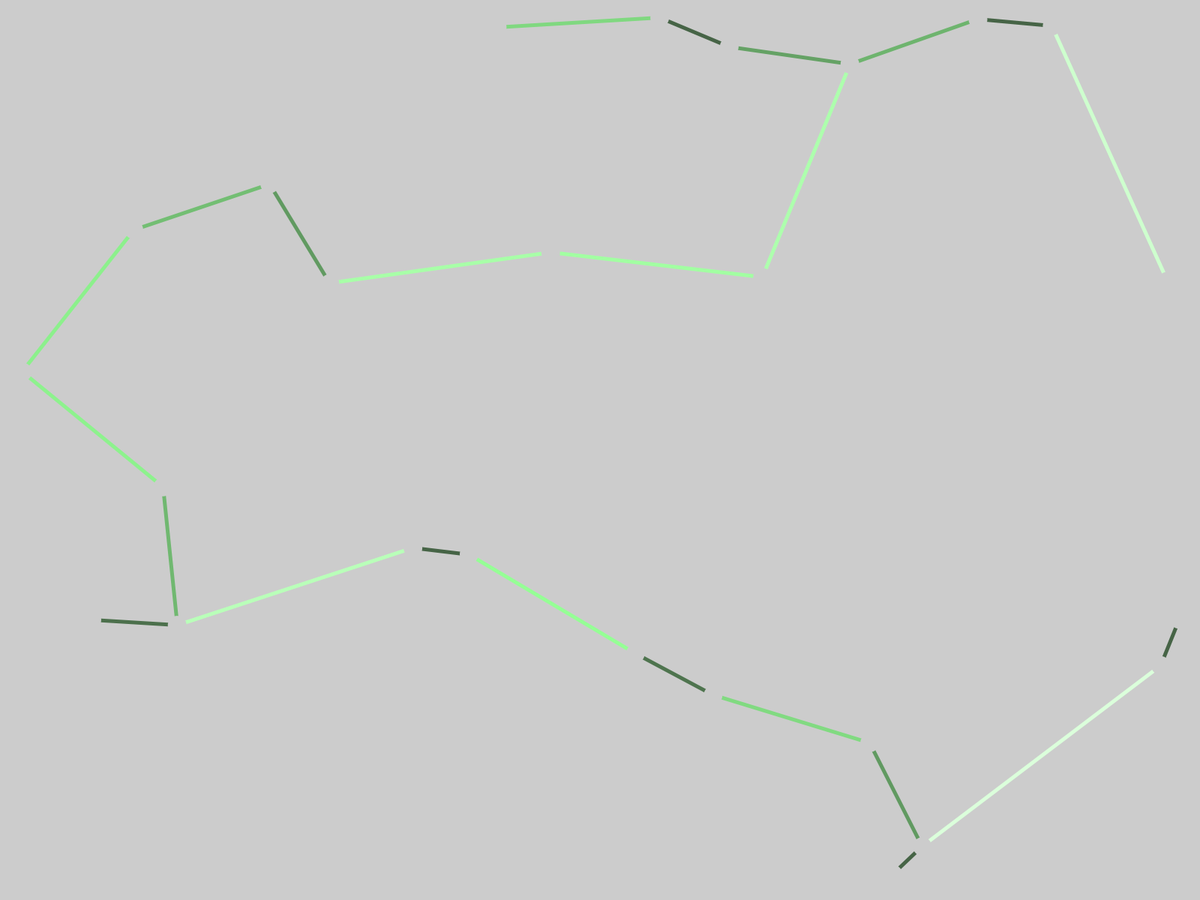
Frame 1 (no input)
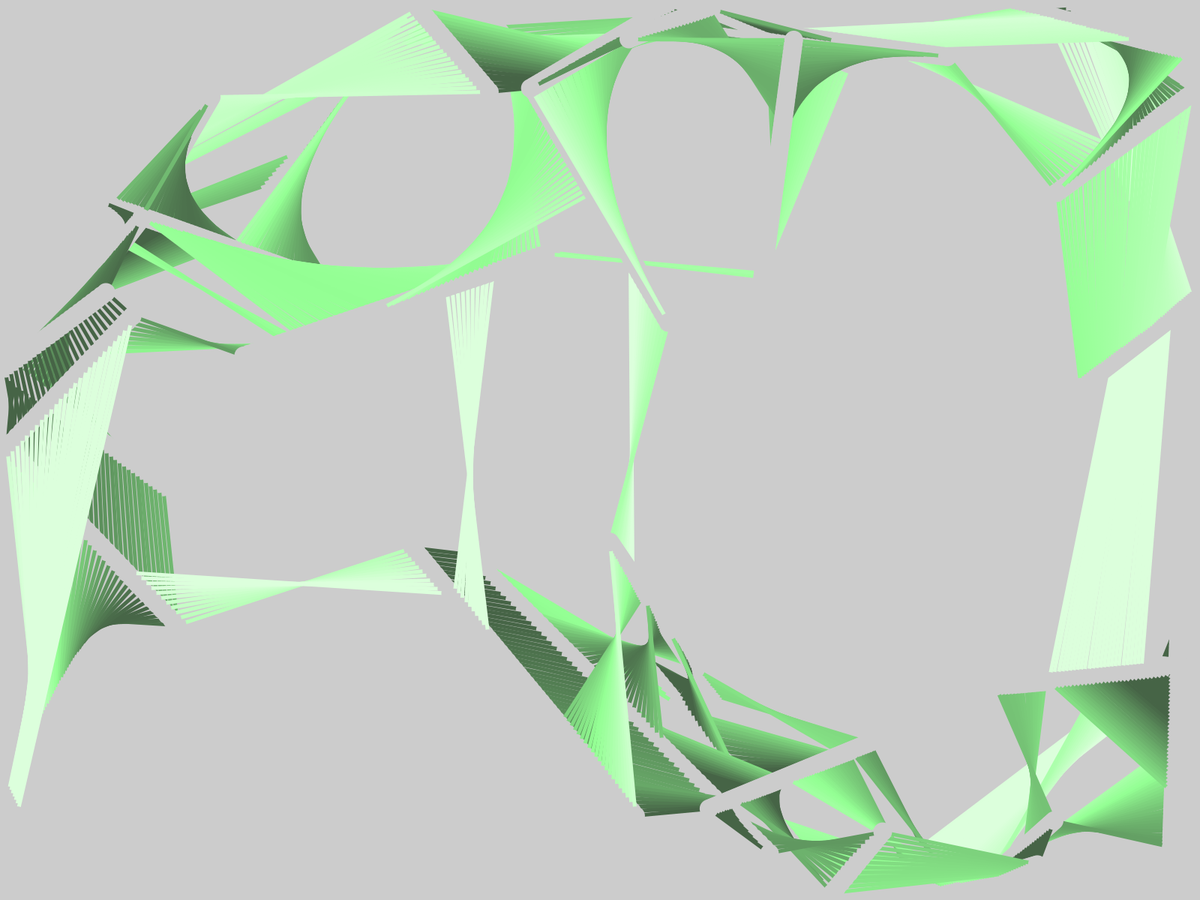
Frame 60 (the mouse pressed at the canvas centre just before this capture)
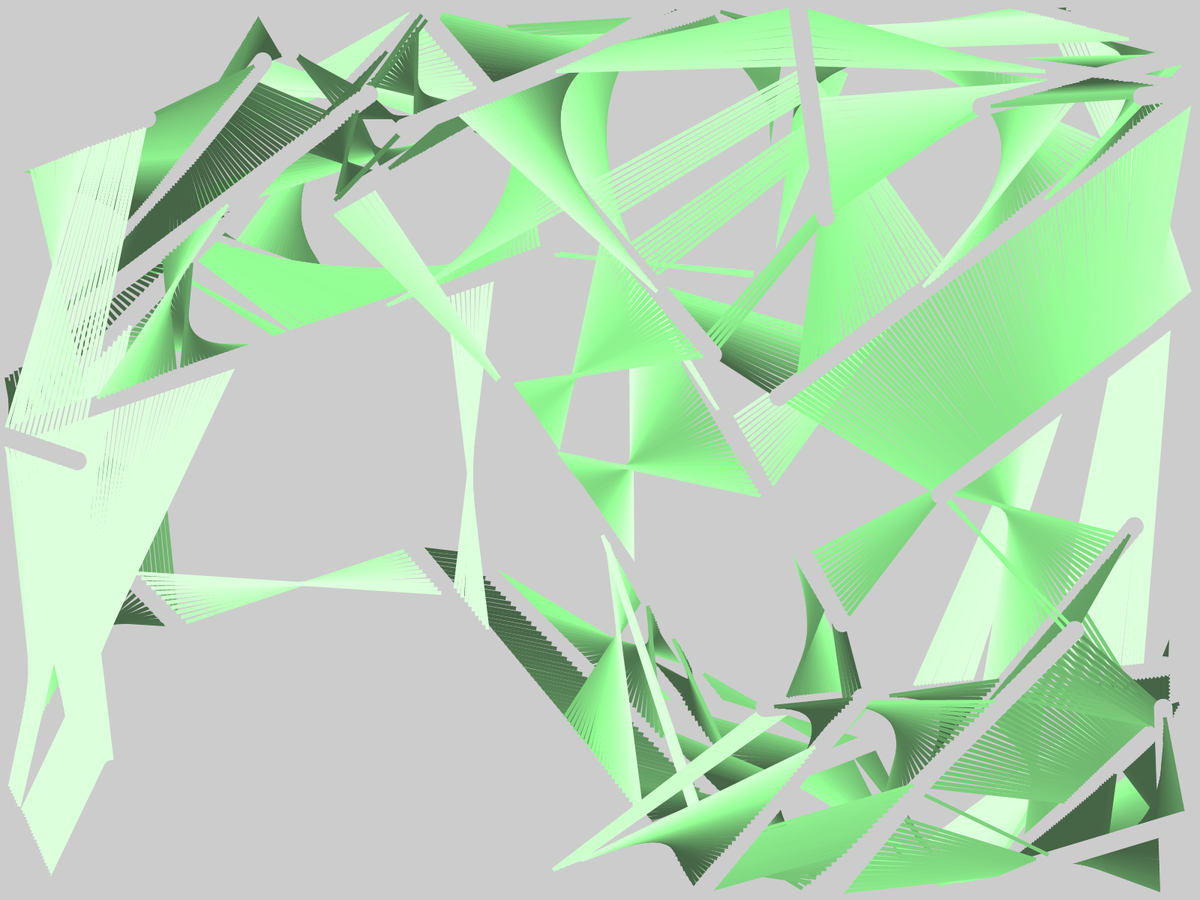
Frame 120 (the mouse held since frame 60 and released just before this capture)

The Processing sketch that drew these frames (run headless with seeded random() and noise(); from frame 60 on, the mouse is pressed at the canvas centre):

// Processing sketch: mst_animation
// ── mst_animation.pde
import java.util.Arrays;
import java.util.List;
import java.util.LinkedList;
import java.util.Iterator;

List<Vertex> vertices = new ArrayList<Vertex>();
List<Edge> mst = new ArrayList<Edge>();
int radius = 25;
int maxVelocity = width / 7;
int edgeStrokeWeight = 5;
int initalVertexCount = 25;

void setup() {
  randomSeed(0);
  fullScreen(SPAN);
  
  // Spawn vertices
  vertices = new ArrayList<Vertex>();
  for (int i = 0; i < initalVertexCount; i++) {
    spawnVertex();
  }
}

void draw() {
  clear();
  update();
  display();
}

void update() {
  // Update locations of vertices
  for (Vertex vertex : vertices) {
    vertex.location.add(vertex.velocity);
    int halfRadius = vertex.radius / 2;
    if (vertex.location.x - halfRadius <= 0 || vertex.location.x + halfRadius >= width) {
      vertex.velocity.x *= -1;
    }
    if (vertex.location.y - halfRadius <= 0 || vertex.location.y + halfRadius >= height) {
      vertex.velocity.y *= -1;
    }
  }
  
  // find mst
    mst = findMst();
}

void display() {
  for (Edge edge : mst) {
    strokeWeight(edgeStrokeWeight);
    stroke(edge.getColor());
    line(edge.vertex1.location.x, edge.vertex1.location.y, edge.vertex2.location.x, edge.vertex2.location.y);
  }
  
  for (Vertex vertex : vertices) {
    noStroke();
    fill(204);
    ellipse(vertex.location.x, vertex.location.y, vertex.radius, vertex.radius); 
  }
}

List<Edge> findMst() {
  List<Edge> edges = new ArrayList<Edge>();
  if (vertices.size() == 0) {
    return edges;
  }
  
  List<Vertex> inMst = new LinkedList<Vertex>();
  List<Vertex> todo = new LinkedList<Vertex>(vertices);
  
  // Pick any vertex as first one
  Vertex startVertex = todo.remove(todo.size() - 1);
  inMst.add(startVertex);
  
  while (!todo.isEmpty()) {
    double shortestDist = Double.POSITIVE_INFINITY;
    Vertex next = null;
    Vertex nearestMstVertex = null;
    
    Iterator<Vertex> iterTodo = todo.iterator();
    
    // Find vertex in todo that is nearest to MST
    while (iterTodo.hasNext()) {
      Vertex todoVertex = iterTodo.next();
      
      for (Vertex mstVertex : inMst) {
        double dist = todoVertex.location.dist(mstVertex.location);
        if (next == null || dist < shortestDist) {
          next = todoVertex;
          nearestMstVertex = mstVertex;
          shortestDist = dist;
        }
      }
    }
    
    inMst.add(next);
    todo.remove(next);
    
    Edge edge = new Edge();
    edge.vertex1 = next;
    edge.vertex2 = nearestMstVertex;
    
    edges.add(edge);
  }
  
  return edges;
}

void spawnVertex(PVector location) {
    Vertex vertex = new Vertex();
    vertex.radius = radius;
    vertex.location = location;
    vertex.velocity = new PVector(random(maxVelocity) - maxVelocity / 2, random(maxVelocity) - maxVelocity / 2);
    vertices.add(vertex);
}

void spawnVertex() {
  PVector location = new PVector(random(width - radius) + radius / 2, random(height - radius) + radius / 2);
  spawnVertex(location);
}

void mouseReleased() {
  int x = Math.max(radius, mouseX);
  x = Math.min(x, width - radius);
  int y = Math.max(radius, mouseY);
  y = Math.min(y, height - radius);
  
  PVector location = new PVector(x, y);
  spawnVertex(location);
}

class Vertex {
  PVector location;
  PVector velocity;
  int radius;
  
  void display() {
    fill(204);
    ellipse(location.x, location.y, radius, radius);    
  }
}

class Edge {
  Vertex vertex1;
  Vertex vertex2;
  
  color getColor() {
    // Color depends on length of edge
    int dist = (int) vertex1.location.dist(vertex2.location) / 2;
    int scaled = Math.min(200, Math.max(50, dist));
    System.out.println(scaled);
    return color(scaled + 20, scaled * 2, scaled + 20);
  }
}
